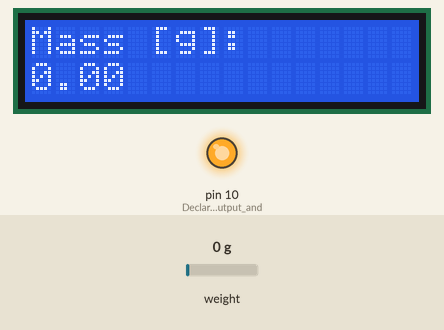
Recording of a sketch running on a simulated Arduino Uno, built with avr-gcc and run on an emulated ATmega328P. Parts: 16×2 character LCD, output pins drawn as LEDs (lit = HIGH). Inputs (shaded band) come from the test bench; at power-on: weight on the scale 0 g. Storage starts empty; what the sketch prints to the serial monitor is not drawn.

Above: at 5.7 s.
5.8 s: weight on the scale set to 100 g
At 6.4 s:
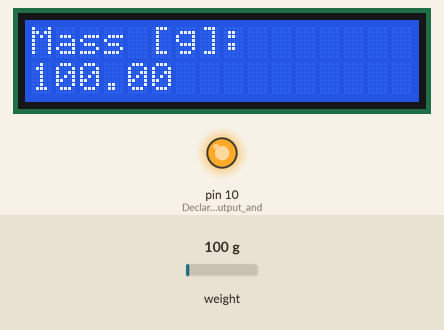
7.3 s: weight on the scale set to 1250 g
At 8.1 s:
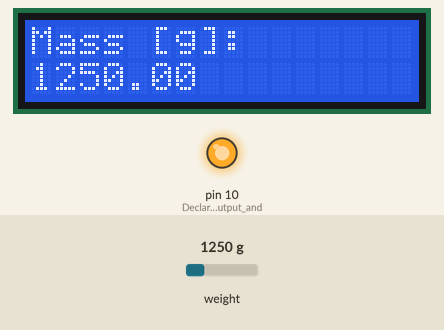
8.8 s: weight on the scale set to 2500 g
At 10.0 s:
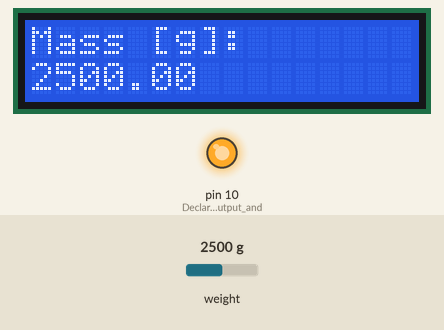
Timing chart, 0 to 11.8 s (numbered marks = the images above; inputs shaded):
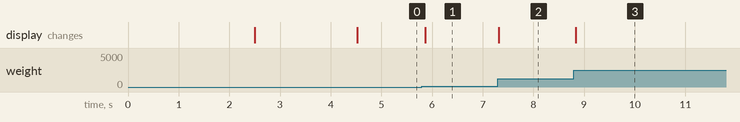

The sketch:

hydroinfoproject.ino
```cpp
// Tyler Brown and Marie Benavides 2018
// Sample code from (c) Michael Schoeffler 2017, http://www.mschoeffler.de

//SD card setup
#include <SPI.h>
#include <SD.h> // include SD card library

//Load cell and LCD screen setup
#include <HX711_ADC.h>         // https://github.com/olkal/HX711_ADC
#include <Wire.h>
#include <LiquidCrystal_I2C.h> // LiquidCrystal_I2C library
HX711_ADC LoadCell(4, 5);      // parameters for load cell
LiquidCrystal_I2C lcd(0x27, 16,2); // 0x27 is the i2c address of the LCM1602 IIC v1 module (might differ)


// Global Variables declared here for timing purposes
unsigned long senseInterval = 5;   // Time between readings in seconds (10 mins)
unsigned long currMillis = 0;      // How long has passed since sketch started
unsigned long lastMillis = 0;      // Time when last reading was taken

int counter = 0;     // Used to count loop iterations
int chipSelect = 10; //chipSelect pin for the SD card Reader
float prevMass = 0;  // Used when deciding if enough mass has been added to record new mass

void setup() {
  Serial.begin(9600); //Start the program
  SD.begin(10);       // because SD is in digitial input 10 ***CHECK THIS***
  while (!Serial) {   // so that nothing is missed during initialization
    ;
  }

  // Initialize the SD card
  Serial.print("Initializing SD card...");
  pinMode(10, OUTPUT);         //Declare 10 an output and reserve it
  digitalWrite(10, HIGH);      //Provide power to SD card

  //If initialization fails, tell us
  if(!SD.begin(chipSelect)) {
    Serial.println("Card Failed");
    while (1);
  }
  Serial.println("Card Ready"); //SD card is good to go!

  Serial.println("Cumulative Mass (g)");  //Creates a header
  LoadCell.begin();                       // start connection to HX711
  LoadCell.start(2000);                   // load cell gets 2 seconds to stabilize
  LoadCell.setCalFactor(900);             // calibration factor for load cell (dependent on individual setup)
  lcd.init();                             // begins connection to the LCD module
  lcd.backlight();                        // turns on the backlight
  delay(2000);                            // Delay because sensor may be slow to boot up
}

void loop() {
  currMillis = millis();            // Variable for total run time in ms
  LoadCell.update();                // Load cell takes a reading
  float mass = LoadCell.getData();  // set variable equal to load cell output
  lcd.setCursor(0, 0);              // set cursor to first row
  lcd.print("Mass [g]:");           // print out to LCD
  lcd.setCursor(0, 1);              // set cursor to secon row
  lcd.print(mass);                  // print out the retrieved value to the second row

  // Check to see if any reads failed and exit the loop early to try again
  if (isnan(mass)) {
    Serial.println("Failed to read from Load Cell!");
    return; // This exits the main loop and starts the next iteration
  }

  //if it is time to scan and record
  if ((currMillis - lastMillis) >= (senseInterval * 1000)) {
    Serial.println("Mass:" + String(mass) + " g");  //Print Output in serial window
    lastMillis = currMillis;                        //reset for later comparison
    counter ++;                                     //Count iterations

    // write to the SD card if at intervals of at least 2 grams
    if ((mass - prevMass) >= 2) {
      File myFile = SD.open("data.txt", FILE_WRITE); //open text file

      if (myFile) {                          // If the file is successfully opened
       myFile.print(currMillis/1000);        // Write timestamp in seconds
       myFile.print(",");                    // Comma delimiter
       myFile.println(mass);                 // recorded mass, followed by tab delimiter
       myFile.close();                       // Close the file
       Serial.println("Data written to SD"); // Tell us the data was successfully saved
      }
       else{                         // If file does not open
       Serial.println("fail");       // Tell us data was not saved
      }

    prevMass = mass;               // Reassign mass comparison variable for next loop
    }
  }
}
```

Measured:
- after the input at 5.8 s, the display: changes after 0.07 s (image 1)
- after the input at 7.3 s, the display: changes at once (image 2)
- after the input at 8.8 s, the display: changes at once (image 3)
